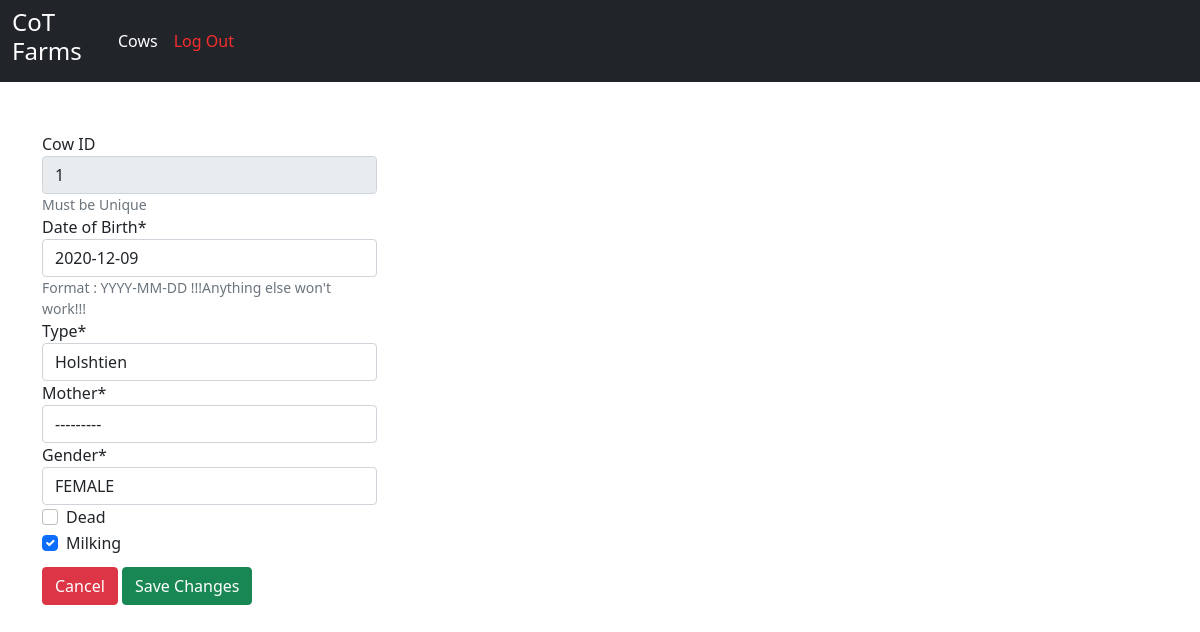
The app's page /Cows/EditCow/1 (signed in) with its own data.
### Manager/models.py (models this page shows)
class Cow(models.Model):
    Gender = (("M","MALE"),("F","FEMALE"))
    number = models.IntegerField(primary_key=True)
    dob = models.DateField()
    Type = models.ForeignKey(CowType, on_delete=models.SET_NULL, null=True)
    mother = models.ForeignKey("self", on_delete=models.SET_NULL, null=True, blank=True )
    gender = models.CharField(choices=Gender,max_length=1)
    dead = models.BooleanField(default=False)
    isMilking = models.BooleanField(default=False)
    def __str__(self):
        return str(self.number) + " " + str(self.Type)

class CowType(models.Model):
    Type = models.CharField(max_length=30)
    def __str__(self):
        return self.Type

### Manager/views.py (the view)
# urls.py: path('EditCow/<int:cowID>', views.EditCow, name='manager-cow-editcow'),
@login_required
def EditCow(request,cowID):
    cow = Cow.objects.get(pk=cowID)
    if request.method == 'POST' :
        editForm = editCowForm(request.POST, instance=cow)
        if editForm.is_valid():
            editForm.save()
            return HttpResponseRedirect('..')
    else:
        editForm = editCowForm(instance=cow)
    context = {
        'editForm': editForm
    }
    return render(request, 'Manager/EditCow.html', context)

### Manager/forms.py
class editCowForm(forms.ModelForm):
    Gender = (("M","MALE"),("F","FEMALE"))
    number = forms.IntegerField(label="Cow ID", required=False, help_text="Must be Unique", disabled=True)
    dob = forms.DateField(label="Date of Birth", required=True, help_text="Format : YYYY-MM-DD !!!Anything else won't work!!!")
    Type = forms.ModelChoiceField(label="Type",queryset=CowType.objects.all(), required=True)
    mother = forms.ModelChoiceField(label="Mother",queryset=Cow.objects.filter(dead=False))
    gender = forms.ChoiceField(label="Gender", choices=Gender, required=True)
    dead = forms.BooleanField(label="Dead", required=False)
    isMilking = forms.BooleanField(label="Milking", required=False)
    class Meta:
        model = Cow
        fields = ['number', 'dob', 'Type', 'mother', 'gender', 'dead', 'isMilking']

### Manager/templates/Manager/EditCow.html (shortened to what this page needs)
{% extends "Manager/base.html" %}
{% load crispy_forms_tags %}
{% block content %}
<div style="max-width: 30%;">
    <form action="" method="post">
        {{ editForm|crispy }}
        <a href="{% url 'manager-cow-home' %}" role="button" class="btn btn-danger" style="margin-top: 10px;">Cancel</a>
        <input type="submit" value="Save Changes" class="btn btn-success" style="margin-top: 10px;">
    </form>
</div>
{% endblock content %}

### records on screen
Cow: number "1", dob "2020-12-09", mother "---------", gender "FEMALE", isMilking "☑"
CowType: Type "Holshtien"
